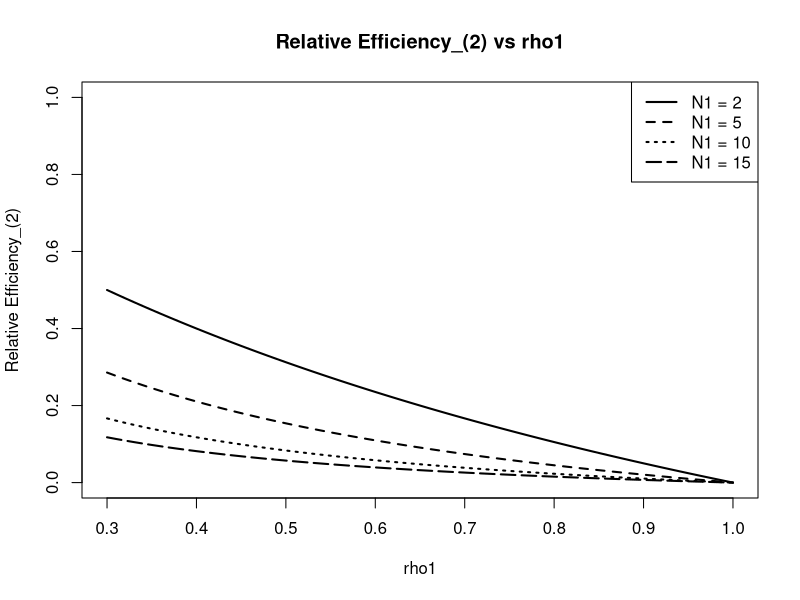
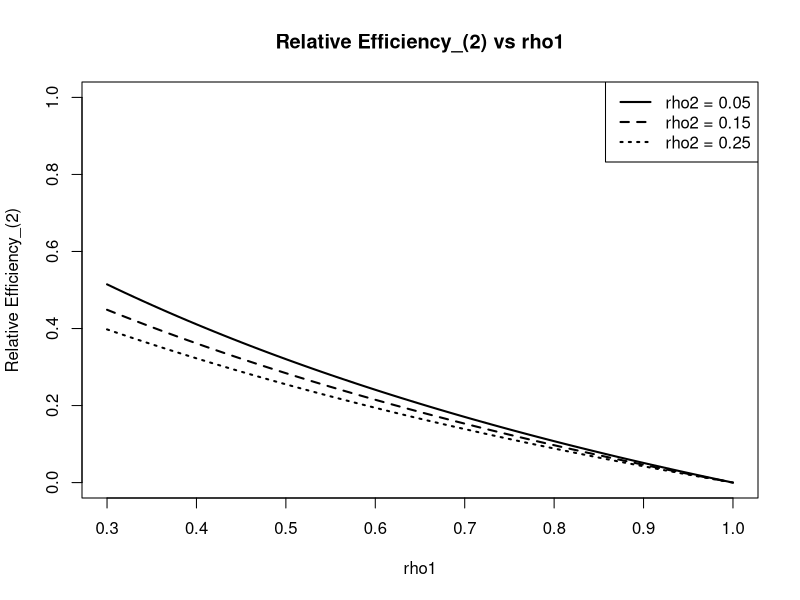

These charts were generated, in order, by the following R code:
# ============================================================================
# Produces: Figure 3 (2 panels): relative efficiency of randomization at level 3 vs level 1
# Run via main.R, or on its own from the package folder. See README.txt.
# ============================================================================
### --- First Plot: Varying N1 Values ---

# Define parameters
N1_values <- c(2, 5, 10, 15)
N2 <- 2
N3 <- 2
rho2 <- 0.15
rho3 <- 0.05
rho1_seq <- seq(0.3, 1, by = 0.01)

# Line types for each N1
line_types <- c(1, 2, 3, 5)  # solid, dashed, dotted, longdash

# Create an empty plot
plot(rho1_seq, rep(NA, length(rho1_seq)), type = "n",
     xlim = c(0.3, 1), ylim = c(0, 1),
     xlab = "rho1",
     ylab = "Relative Efficiency_(2)",
     main = "Relative Efficiency_(2) vs rho1")

# Compute and add lines for each N1
for (i in 1:length(N1_values)) {
  N1 <- N1_values[i]
  RE_values <- (1 - rho1_seq) / (1 + (N1 - 1) * rho1_seq + N1 * (N2 - 1) * rho2 - N2 * N1 * rho3)
  lines(rho1_seq, RE_values, col = "black", lwd = 2, lty = line_types[i])
}

# Add legend
legend("topright", legend = paste("N1 =", N1_values), col = "black", lwd = 2, lty = line_types)



### --- Second Plot: Varying rho2 Values ---

# Define parameters
N1 <- 2
rho2_values <- c(0.05, 0.15, 0.25)
N2 <- 2
N3 <- 2
rho3 <- 0.01
rho1_seq <- seq(0.3, 1, by = 0.01)

# Line types for each rho2
line_types <- c(1, 2, 3)  # solid, dashed, dotted

# Create an empty plot
plot(rho1_seq, rep(NA, length(rho1_seq)), type = "n",
     xlim = c(0.3, 1), ylim = c(0, 1),
     xlab = "rho1",
     ylab = "Relative Efficiency_(2)",
     main = "Relative Efficiency_(2) vs rho1")

# Compute and add lines for each rho2
for (i in 1:length(rho2_values)) {
  rho2 <- rho2_values[i]
  RE_values <- (1 - rho1_seq) / (1 + (N1 - 1) * rho1_seq + N1 * (N2 - 1) * rho2 - N2 * N1 * rho3)
  lines(rho1_seq, RE_values, col = "black", lwd = 2, lty = line_types[i])
}

# Add legend
legend("topright", legend = paste("rho2 =", rho2_values), col = "black", lwd = 2, lty = line_types)
